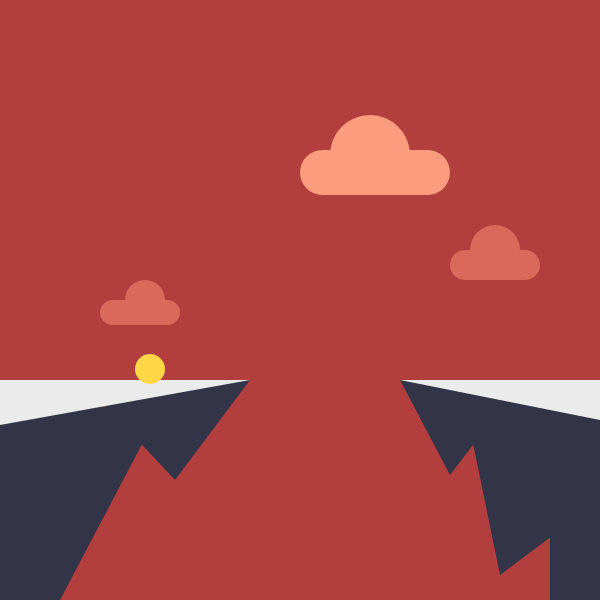
Frame 1 (no input)
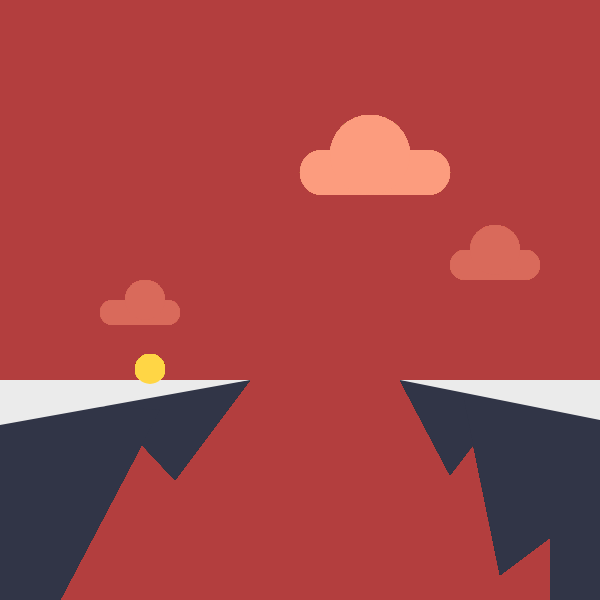
Frame 60 (no input)
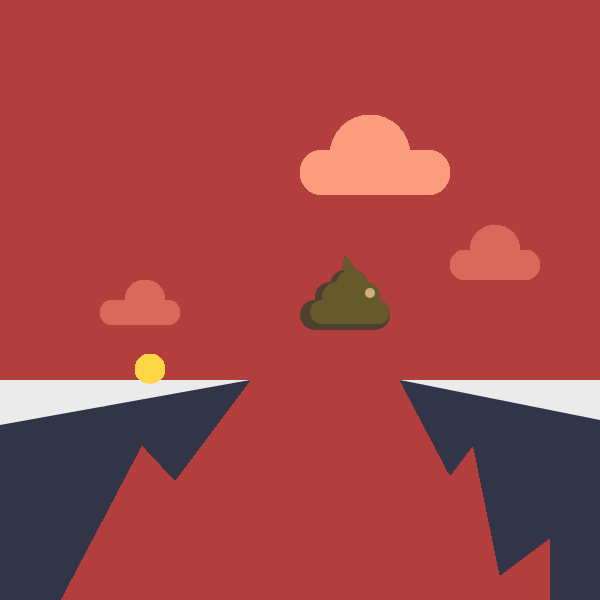
Frame 120 (the mouse pressed at the canvas centre since frame 60)

The p5.js sketch that drew these frames (run headless with seeded random() and noise() and a simulated clock; from frame 60 on, the mouse is pressed at the canvas centre):

// p5.js sketch
// ── sketch.js
let x;
let y;
let a;
let bgColor;
let clicks = 0;


function setup() {
  createCanvas(600, 600);
  background(179, 62, 62);
  noStroke()

  x = 0
  y = 600
  a = 150
}


// main scene

function draw() {


  //cloud 1 from Left to Right
  fill(217, 106, 91)
  rect(100 + x, 300, 80, 25, 50)
  ellipse(145 + x, 300, 40, 40,)



  //cloud 2 
  fill(252, 156, 126)
  noStroke()
  rect(300 + x, 150, 150, 45, 50)
  ellipse(370 + x, 155, 80, 80)

  //cloud 3 
  fill(217, 106, 91)
  noStroke()
  rect(450 + x, 250, 90, 30, 50)
  ellipse(495 + x, 250, 50, 50)


  //mountain left 
  fill(49, 53, 71)
  triangle(100, 400, 250, 380, 175, 480)  //rock
  quad(0, 400, 160, 410, 60, 600, 0, 600)
  fill(235, 235, 235)
  triangle(0, 380, 250, 380, 0, 425) //surface

  //mountain right
  fill(49, 53, 71)
  triangle(400, 380, 515, 390, 450, 475)  //rock
  quad(460, 380, 600, 380, 600, 500, 500, 575)
  quad(550, 500, 600, 500, 600, 600, 550, 600)
  fill(235, 235, 235)
  triangle(400, 380, 600, 380, 600, 420)  //surface


  //sphere
  fill(255, 214, 69)
  ellipse(a, 369, 30, 30)
  if (clicks >= 10) {
    a = a + 3;
    fill(179, 62, 62);
    ellipse(a - 3, 369, 32, 32)
    fill(255, 214, 69)
    ellipse(a, 369, 30, 30)



  }

}

function mousePressed() {
  drawPoop(mouseX, mouseY)
  clicks = clicks + 1

}

// poop draw
function drawPoop(x, y) {

  // back poop 
  fill(77, 65, 45)
  rect(x, y, 90, 30, 50)
  rect(x + 15, y - 18, 65, 30, 50)
  rect(x + 30, y - 30, 38, 30, 50)
  triangle(x + 42, y - 30, x + 45, y - 45, x + 60, y - 25)

  // front poop

  fill(102, 90, 44)  
  rect(x + 10, y, 80, 24, 50)
  rect(x + 22, y - 18, 58, 30, 50)
  rect(x + 36, y - 30, 32, 30, 50)
  triangle(x + 42, y - 30, x + 45, y - 45, x + 60, y - 25)
  fill(207, 176, 124)
  rect(x + 65, y - 12, 10, 10, 50)
}
